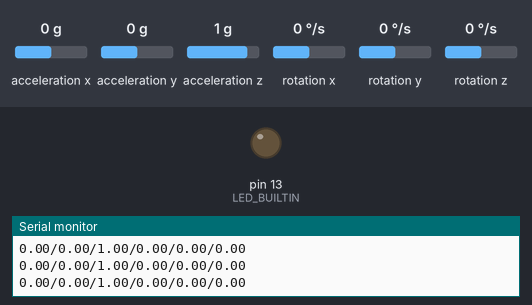
A sketch run on a simulated Arduino Uno, built with avr-gcc and run on an emulated ATmega328P. On the bench: output pins drawn as LEDs (lit = HIGH), the last lines printed to the serial monitor. Wiring (inferred from the names in the program): MPU-6050 motion sensor at I2C address 0x68. The inputs (shaded band) are chosen by the test bench; at power-on: acceleration x 0 g, acceleration y 0 g, acceleration z 1 g, rotation x 0 °/s, rotation y 0 °/s, rotation z 0 °/s.

Above: at 1.0 s.
At 2.0 s:
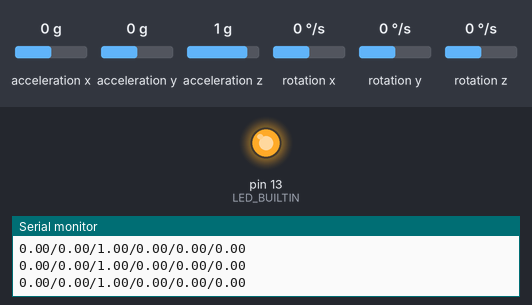
Timing chart, 0 to 7.5 s (numbered marks = the images above):
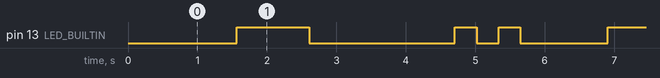

The sketch:

MotionCaptureProject.ino
```cpp
#include <Wire.h>
const int MPU = 0x68; // MPU6050 I2C address
float AccX, AccY, AccZ;
float GyroX, GyroY, GyroZ;
float accAngleX, accAngleY, gyroAngleX, gyroAngleY, gyroAngleZ;
float roll, pitch, yaw;
float AccErrorX, AccErrorY, GyroErrorX, GyroErrorY, GyroErrorZ;
float elapsedTime, currentTime, previousTime;
int c = 0;
int Mcounter = 0;
float key[19][3];
float measures[19][3];

//******************
boolean autoSetup;
boolean result=false;
void setup() {
  Serial.begin(19200);
  Wire.begin();                      // Initialize comunication
  Wire.beginTransmission(MPU);       // Start communication with MPU6050 // MPU=0x68
  Wire.write(0x6B);                  // Talk to the register 6B
  Wire.write(0x00);                  // Make reset - place a 0 into the 6B register
  Wire.endTransmission(true);        //end the transmission
  pinMode(LED_BUILTIN, OUTPUT);


  calculate_IMU_error();
  keySetUp();
  autoSetup = false;
  delay(20);
}
void loop() {

  Wire.beginTransmission(MPU);
  Wire.write(0x3B); // Start with register 0x3B (ACCEL_XOUT_H)
  Wire.endTransmission(false);
  Wire.requestFrom(MPU, 6, true);


  AccX = (Wire.read() << 8 | Wire.read()) / 16384.0;
  AccY = (Wire.read() << 8 | Wire.read()) / 16384.0;
  AccZ = (Wire.read() << 8 | Wire.read()) / 16384.0;

  accAngleX = (atan(AccY / sqrt(pow(AccX, 2) + pow(AccZ, 2))) * 180 / PI) - 0.58;
  accAngleY = (atan(-1 * AccX / sqrt(pow(AccY, 2) + pow(AccZ, 2))) * 180 / PI) + 1.58;
  previousTime = currentTime;
  currentTime = millis();
  elapsedTime = (currentTime - previousTime) / 1000;
  Wire.beginTransmission(MPU);
  Wire.write(0x43);
  Wire.endTransmission(false);
  Wire.requestFrom(MPU, 6, true);
  GyroX = (Wire.read() << 8 | Wire.read()) / 131.0;
  GyroY = (Wire.read() << 8 | Wire.read()) / 131.0;
  GyroZ = (Wire.read() << 8 | Wire.read()) / 131.0;


  gyroAngleX = gyroAngleX + GyroX * elapsedTime;
  gyroAngleY = gyroAngleY + GyroY * elapsedTime;
  yaw =  yaw + GyroZ * elapsedTime;

  roll = 0.96 * gyroAngleX + 0.04 * accAngleX;
  pitch = 0.96 * gyroAngleY + 0.04 * accAngleY;

  // Print the values on the serial monitor
  //Serial.print(roll);
  Serial.print(AccX);
  Serial.print("/");
 // Serial.print(pitch);
  Serial.print(AccY);
  Serial.print("/");
  Serial.print(AccZ);
  Serial.print("/");
  Serial.print(GyroX);
  Serial.print("/");
  Serial.print(GyroY);
  Serial.print("/");
  Serial.println(GyroZ);


  //Serial.println(yaw);
if(Mcounter == 51){
  Mcounter = 0;
  result = false;
}

if(Mcounter == 10){
  digitalWrite(LED_BUILTIN, HIGH);
}

if(Mcounter == 20){
  digitalWrite(LED_BUILTIN, LOW);
  Serial.println("at 20");
}
if(Mcounter>20 && Mcounter<40){
  measures[Mcounter-21][0]=AccX;
  measures[Mcounter-21][1]=AccY;
  measures[Mcounter-21][1]=AccZ;
}

  if(Mcounter == 40){
    compare();
    if(autoSetup){
      autoKeySetUp();
       Serial.println("Stored");
    }

  }

  //looping part, the program loops every 5 second
  //0.0-1.0 idle
  //1.0-2.0 LED on shows ready to take gesture
  //2.0-4.0 savin the gestures and matching saved guesues with the key
  //4.0-5.0 blink three times if matches, blink two times if not match.
  if(result == true){
    if(Mcounter == 40){
      digitalWrite(LED_BUILTIN, HIGH);
    }
    if(Mcounter == 43){
       digitalWrite(LED_BUILTIN, LOW);
    }
    if(Mcounter == 46){
       digitalWrite(LED_BUILTIN, HIGH);
    }
    if(Mcounter == 49){
       digitalWrite(LED_BUILTIN, LOW);
    }
  }

    if(result == false){
    if(Mcounter == 40){
      digitalWrite(LED_BUILTIN, HIGH);
    }
    if(Mcounter == 42){
       digitalWrite(LED_BUILTIN, LOW);
    }
    if(Mcounter == 44){
       digitalWrite(LED_BUILTIN, HIGH);
    }
    if(Mcounter == 46){
       digitalWrite(LED_BUILTIN, LOW);
    }
    if(Mcounter == 48){
       digitalWrite(LED_BUILTIN, HIGH);
    }
    if(Mcounter == 50){
       digitalWrite(LED_BUILTIN, LOW);
    }
  }

  Mcounter++;
  delay(100);
}
void compare(){
 // Serial.println("into compare");
  int error = 0;
  for(int i =0; i<20; i++){
    for(int j =0; j<3; j++){
     // Serial.println("Comparing"+ i+j);
        if((key[i][j] <= measures[i][j]+0.2)&&(key[i][j] >= measures[i][j]-0.2)){
          //do nothing
        }
        else{
          error++;
        }
    }
  }

  if (error<43){
    result = true;
  }
  //Serial.println("out compare");
}
void autoKeySetUp(){
 // key = measures;
}


void keySetUp() {
  key[0][0]= -0.02;
  key[0][1]=-0.05;
  key[0][2]=0.97;
  key[1][0]=-0.02;
  key[1][1]=-0.04;
  key[1][2]=0.96;
  key[2][0]=-0.02;
  key[2][1]=-0.04;
  key[2][2]=0.97;
  key[3][0]=-0.04;
  key[3][1]=-0.03;
  key[3][2]=0.97;
  key[4][0]=0.01;
  key[4][1]=-0.13;
  key[4][2]=0.94;
  key[5][0]=-0.12;
  key[5][1]=0.02;
  key[5][2]=0.95;
  key[6][0]=-0.01;
  key[6][1]=0.02;
  key[6][2]=0.96;
  key[7][0]=0.00;
  key[7][1]=0.02;
  key[7][2]=0.96;
  key[8][0]=0.03;
  key[8][1]=-0.04;
  key[8][2]=0.95;
  key[9][0]=0.19;
  key[9][1]=-0.04;
  key[9][2]=0.89;
  key[10][0]=-0.15;
  key[10][1]=0.02;
  key[10][2]=0.99;
  key[11][0]=-0.02;
  key[11][1]=-0.04;
  key[11][2]=0.96;
  key[12][0]=-0.01;
  key[12][1]=-0.04;
  key[12][2]=0.97;
  key[13][0]=-0.07;
  key[13][1]=0.17;
  key[13][2]=1.10;
  key[14][0]=0.04;
  key[14][1]=-0.15;
  key[14][2]=0.96;
  key[15][0]=-0.02;
  key[15][1]=0.02;
  key[15][2]=0.92;
  key[16][0]=-0.04;
  key[16][1]=-0.02;
  key[16][2]=0.97;
  key[17][0]=-0.04;
  key[17][1]=-0.02;
  key[17][2]=0.96;
  key[18][0]=-0.12;
  key[18][1]=-0.05;
  key[18][2]=0.88;

}

void calculate_IMU_error() {
  while (c < 200) {
    Wire.beginTransmission(MPU);
    Wire.write(0x3B);
    Wire.endTransmission(false);
    Wire.requestFrom(MPU, 6, true);
    AccX = (Wire.read() << 8 | Wire.read()) / 16384.0 ;
    AccY = (Wire.read() << 8 | Wire.read()) / 16384.0 ;
    AccZ = (Wire.read() << 8 | Wire.read()) / 16384.0 ;

    AccErrorX = AccErrorX + ((atan((AccY) / sqrt(pow((AccX), 2) + pow((AccZ), 2))) * 180 / PI));
    AccErrorY = AccErrorY + ((atan(-1 * (AccX) / sqrt(pow((AccY), 2) + pow((AccZ), 2))) * 180 / PI));
    c++;
  }
  AccErrorX = AccErrorX / 200;
  AccErrorY = AccErrorY / 200;
  c = 0;

  while (c < 200) {
    Wire.beginTransmission(MPU);
    Wire.write(0x43);
    Wire.endTransmission(false);
    Wire.requestFrom(MPU, 6, true);
    GyroX = Wire.read() << 8 | Wire.read();
    GyroY = Wire.read() << 8 | Wire.read();
    GyroZ = Wire.read() << 8 | Wire.read();

    GyroErrorX = GyroErrorX + (GyroX / 131.0);
    GyroErrorY = GyroErrorY + (GyroY / 131.0);
    GyroErrorZ = GyroErrorZ + (GyroZ / 131.0);
    c++;
  }

  GyroErrorX = GyroErrorX / 200;
  GyroErrorY = GyroErrorY / 200;
  GyroErrorZ = GyroErrorZ / 200;
}
```

Measured:
- by itself, pin 13 (LED_BUILTIN): repeats every 5.3 s: LOW 2.1 s, HIGH 0.31 s, LOW 0.31 s, HIGH 0.31 s, LOW 1.3 s, HIGH 1.0 s
- by itself, everything shown: repeats every 5.3 s, in 6 steps
